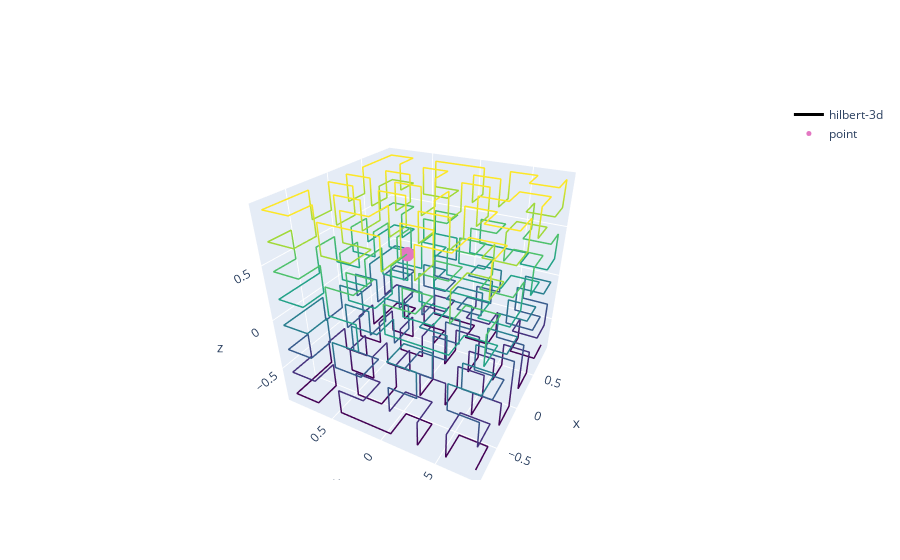

Notebook cell for this chart:
### Code cell
fig = go.Figure()

fig.add_trace(go.Scatter3d(
    x = x_vals,
    y = y_vals,
    z = z_vals,
    name='hilbert-3d',
    mode='lines',
    marker=dict(
        size=3,
        color=x_vals,
        colorscale='Viridis'),
    line=dict(
        color=z_vals,
    colorscale='Viridis',
    width=3),
))

fig.add_trace(go.Scatter3d(x = [(h_x*2+1)/(2**(order+1))],
                           y = [(h_y*2+1)/(2**(order+1))],
                           z = [(h_z*2+1)/(2**(order+1))],
                           name='point',
                           mode='markers',
                           marker=dict(
                               size=5,
                               color='#e377c2')))

fig.show()

### Figure 1 — Plotly figure (JSON) as saved in the notebook; plotly's stock layout.template omitted (floating-point values rounded to 4 significant figures; data arrays with more than 128 entries replaced by an {"elided": "..."} marker saying what was removed)
{"data": [{"line": {"color": {"elided": "512 float values"}, "colorscale": [[0, "#440154"], [0.1111, "#482878"], [0.2222, "#3e4989"], [0.3333, "#31688e"], [0.4444, "#26828e"], [0.5556, "#1f9e89"], [0.6667, "#35b779"], [0.7778, "#6ece58"], [0.8889, "#b5de2b"], [1, "#fde725"]], "width": 3}, "marker": {"color": {"elided": "512 float values"}, "colorscale": [[0, "#440154"], [0.1111, "#482878"], [0.2222, "#3e4989"], [0.3333, "#31688e"], [0.4444, "#26828e"], [0.5556, "#1f9e89"], [0.6667, "#35b779"], [0.7778, "#6ece58"], [0.8889, "#b5de2b"], [1, "#fde725"]], "size": 3}, "mode": "lines", "name": "hilbert-3d", "type": "scatter3d", "x": {"elided": "512 float values"}, "y": {"elided": "512 float values"}, "z": {"elided": "512 float values"}}, {"marker": {"color": "#e377c2", "size": 5}, "mode": "markers", "name": "point", "type": "scatter3d", "x": [-0.0625], "y": [0.1875], "z": [0.4375]}], "layout": {"autosize": true, "scene": {"aspectmode": "auto", "aspectratio": {"x": 1, "y": 1, "z": 1}, "camera": {"center": {"x": 0, "y": 0, "z": 0}, "eye": {"x": -1.648, "y": -0.877, "z": 1.097}, "projection": {"type": "perspective"}, "up": {"x": 0, "y": 0, "z": 1}}}}}
